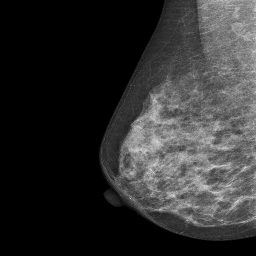
#> input picture experiment.png, 256 x 256 px, found by its file name
$ jupyter execute --allow-errors Preprocessing_simple.ipynb
#> lines starting #> are read from the running program, lines starting #| are printed output that depends on the picture
Lật ảnh

[cell 1]
import cv2
import numpy as np
import matplotlib.pyplot as plt

# Đọc ảnh mammography
image_path = '/media/mountHDD2/chuyenmt/BrEaST/Mammo/experiment.png'  # Thay đổi đường dẫn tới ảnh của bạn
image = cv2.imread(image_path, cv2.IMREAD_GRAYSCALE)
#> image is the input picture: shape (256, 256); min 0, max 215, mean 47.3

# Bước 1: Áp dụng CLAHE
clahe = cv2.createCLAHE(clipLimit=2.0, tileGridSize=(8, 8))
clahe_image = clahe.apply(image)
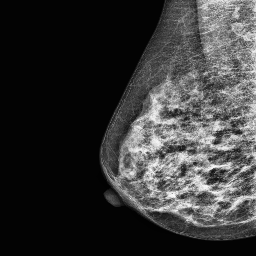
#> clahe_image: shape (256, 256); min 2, max 250, mean 55.1

# Bước 2: Áp dụng Median Filter
median_filtered_image = cv2.medianBlur(image, 3)

# Bước 3: Áp dụng Unsharp Masking
# Tạo bộ lọc Gaussian
gaussian_blur = cv2.GaussianBlur(image, (5, 5), 0)

# Kết hợp ảnh để làm sắc nét
unsharp_masked_image = cv2.addWeighted(image, 1.5, gaussian_blur, -0.5, 0)

# Hiển thị các ảnh
plt.figure(figsize=(12, 6))

plt.subplot(1, 3, 1)
plt.imshow(clahe_image, cmap='gray')
plt.title('Ảnh sau CLAHE')
plt.axis('off')

plt.subplot(1, 3, 2)
plt.imshow(median_filtered_image, cmap='gray')
plt.title('Ảnh sau medial ')
plt.axis('off')

plt.subplot(1, 3, 3)
plt.imshow(unsharp_masked_image, cmap='gray')
plt.title('Ảnh sau Unsharp Masking')
plt.axis('off')

plt.tight_layout()
plt.show()
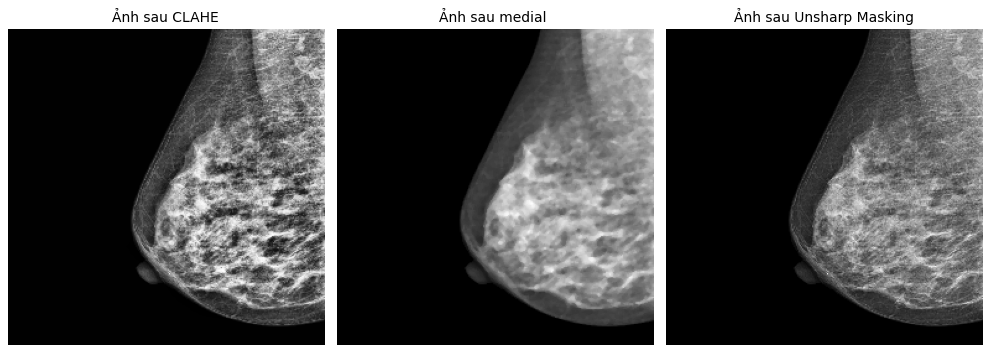
#> figure drawn by matplotlib, 3 panels

[cell 2]
import cv2
import numpy as np
import matplotlib.pyplot as plt

# Đọc ảnh mammography
image_path = '/media/mountHDD2/chuyenmt/BrEaST/Mammo/experiment.png'  # Thay đổi đường dẫn tới ảnh của bạn
image = cv2.imread(image_path, cv2.IMREAD_GRAYSCALE)

# Bước 1: Áp dụng CLAHE
clahe = cv2.createCLAHE(clipLimit=2.0, tileGridSize=(16, 16))
clahe_image = clahe.apply(image)
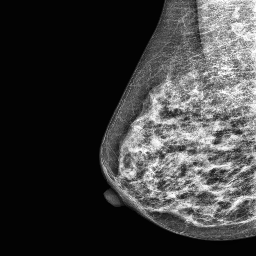
#> clahe_image: shape (256, 256); min 2, max 255, mean 62

# Bước 2: Áp dụng Median Filter
median_filtered_image = cv2.medianBlur(clahe_image, 1)

# Bước 3: Áp dụng Unsharp Masking
# Tạo bộ lọc Gaussian
gaussian_blur = cv2.GaussianBlur(median_filtered_image, (5, 5), 0)
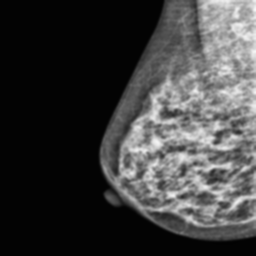
#> gaussian_blur: shape (256, 256); min 2, max 247, mean 62

# Kết hợp ảnh để làm sắc nét
unsharp_masked_image = cv2.addWeighted(median_filtered_image, 1.5, gaussian_blur, -0.5, 0)

# Hiển thị các ảnh
plt.figure(figsize=(12, 6))

plt.subplot(1, 3, 1)
plt.imshow(clahe_image, cmap='gray')
plt.title('Ảnh sau CLAHE')
plt.axis('off')

plt.subplot(1, 3, 2)
plt.imshow(median_filtered_image, cmap='gray')
plt.title('Ảnh sau medial ')
plt.axis('off')

plt.subplot(1, 3, 3)
plt.imshow(unsharp_masked_image, cmap='gray')
plt.title('Ảnh sau tất cả')
plt.axis('off')

plt.tight_layout()
plt.show()

$ run again, with convert_onl.png copied over experiment.png
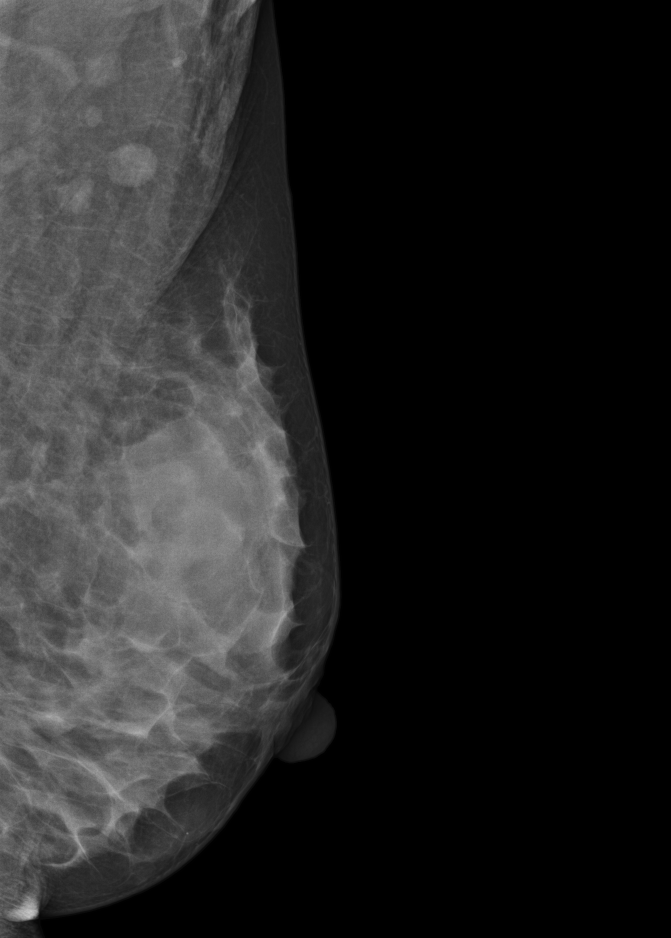
#> input picture convert_onl.png, 2012 x 2812 px, found by its file name (shown at 1/3 size)
#> image is the input picture: shape (2812, 2012); min 0, max 205, mean 36.5
#> `clahe_image = clahe.apply(image)`:
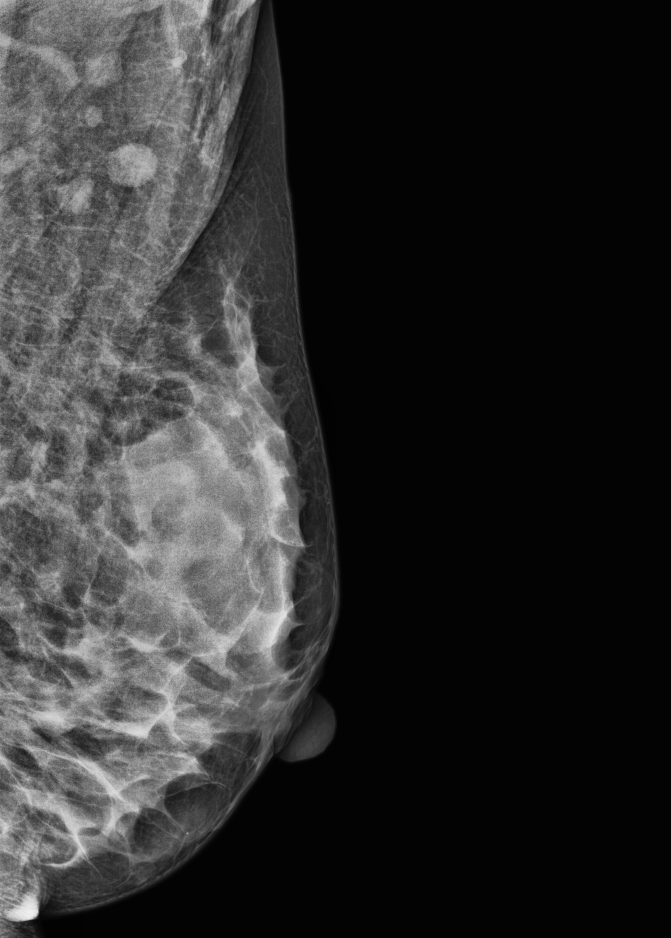
#> clahe_image: shape (2812, 2012) (shown at 1/3 size); min 2, max 242, mean 45.8
#> `plt.show()`:
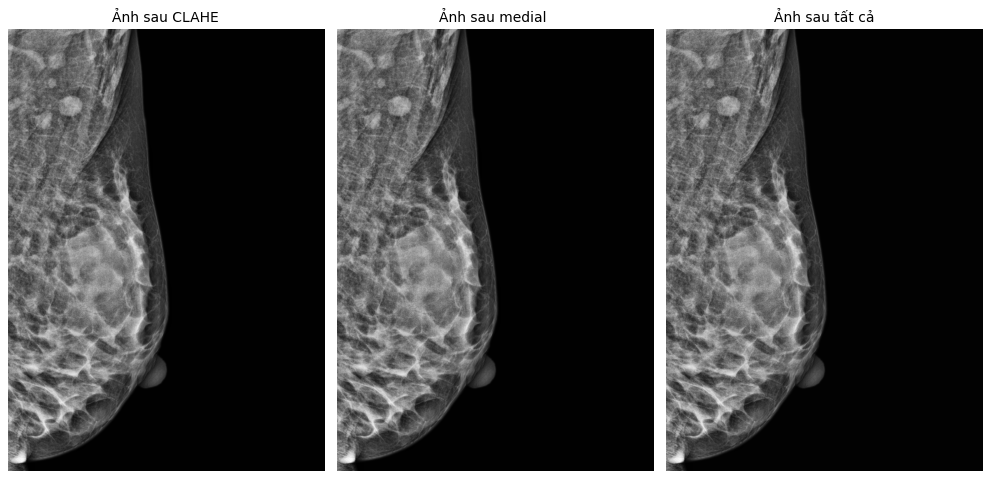
#> figure drawn by matplotlib, 3 panels

$ run again, with mammogram_morph2.jpg saved as experiment.png
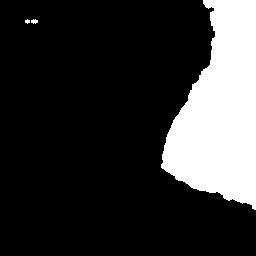
#> input picture mammogram_morph2.jpg, 256 x 256 px, found by its file name
#> image is the input picture: shape (256, 256); min 0, max 255, mean 51
#> `plt.show()`:
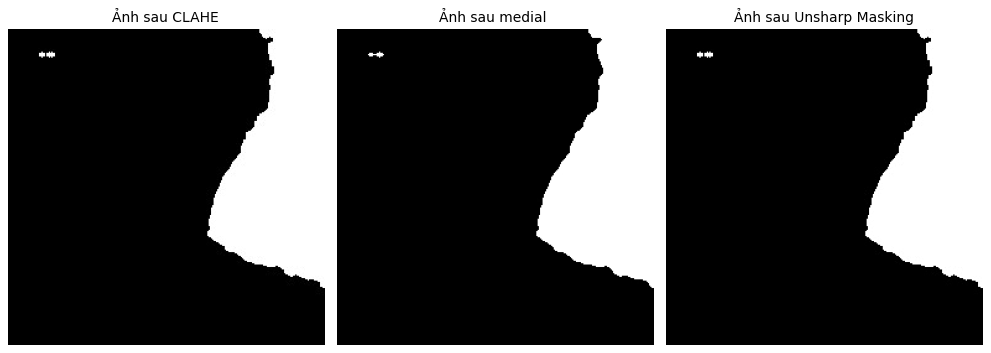
#> figure drawn by matplotlib, 3 panels
